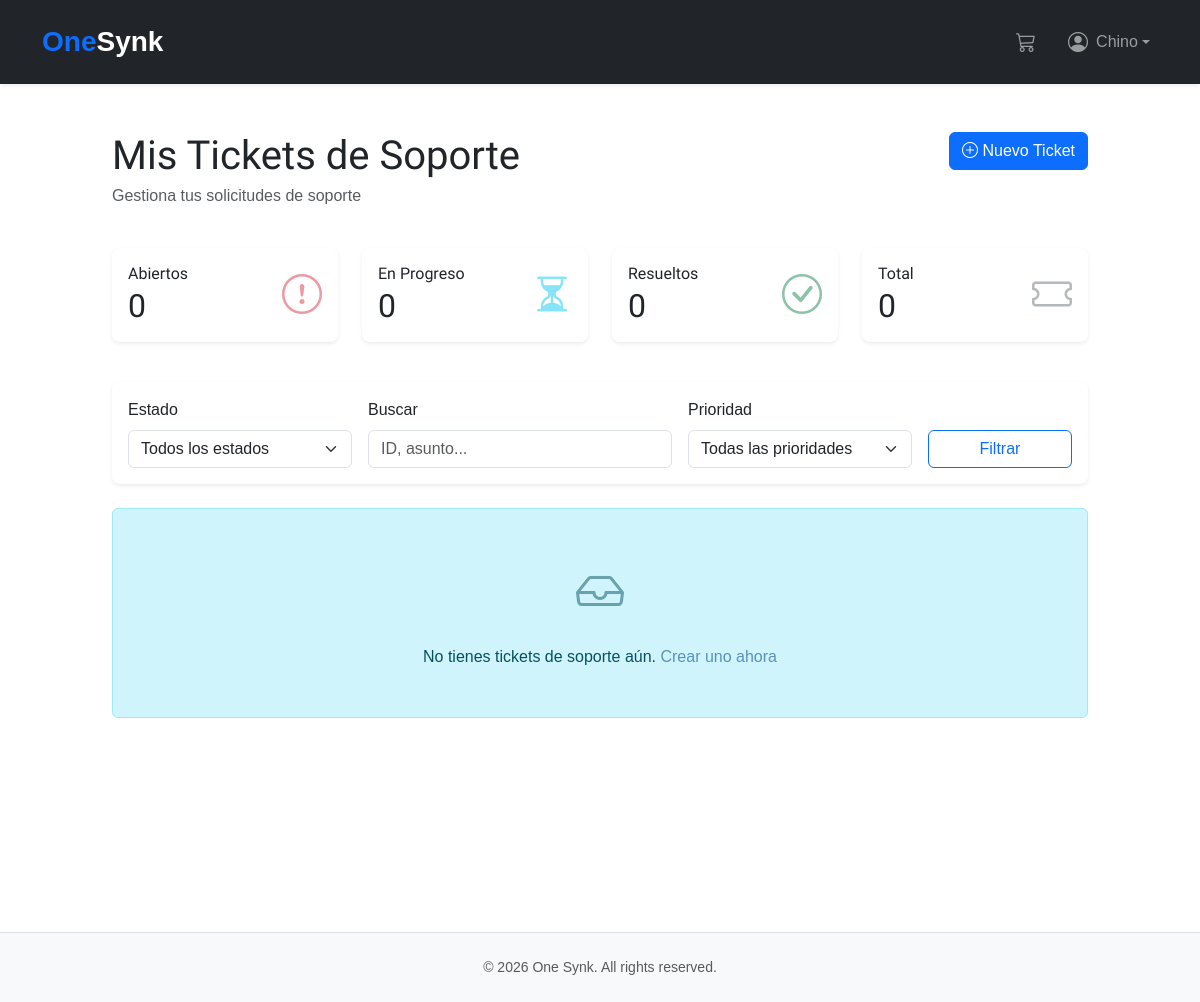
Page /support/ (signed in) on the earlier database version.
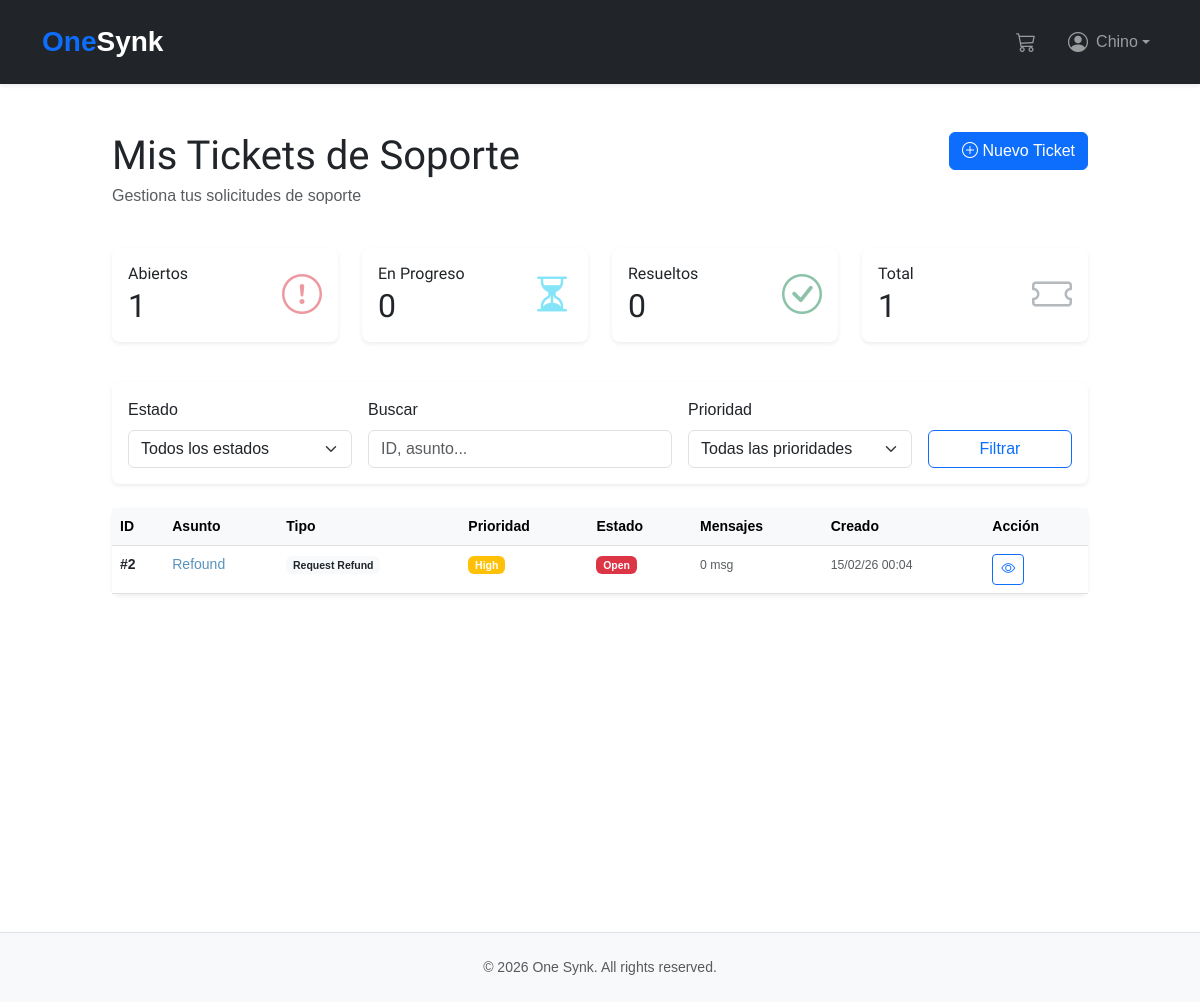
Same page on the later database version.
### support/models.py (models this page shows, shortened)
class SupportTicket(models.Model):
    class IssueType(models.TextChoices):
        CLARIFICATION = "clarification", _("Request Clarification")
        PROBLEM = "problem", _("Report a Problem")
        CONTACT = "contact", _("Contact Support")
        REFUND = "refund", _("Request Refund")
        OTHER = "other", _("Other")
    class Status(models.TextChoices):
        OPEN = "open", _("Open")
        IN_PROGRESS = "in_progress", _("In Progress")
        WAITING_CUSTOMER = "waiting_customer", _("Waiting for Customer")
        RESOLVED = "resolved", _("Resolved")
        CLOSED = "closed", _("Closed")
    class Priority(models.TextChoices):
        LOW = "low", _("Low")
        MEDIUM = "medium", _("Medium")
        HIGH = "high", _("High")
        URGENT = "urgent", _("Urgent")
    user = models.ForeignKey(
        CustomUser,
        on_delete=models.CASCADE,
        related_name="support_tickets",
        verbose_name=_("user"),
    )
    order = models.ForeignKey(
        Order,
        on_delete=models.SET_NULL,
        null=True,
        blank=True,
        related_name="support_tickets",
        verbose_name=_("related order"),
    )
    issue_type = models.CharField(
        max_length=20,
        choices=IssueType.choices,
        default=IssueType.CONTACT,
        verbose_name=_("issue type"),
    )
    subject = models.CharField(max_length=255, verbose_name=_("subject"))
    message = models.TextField(verbose_name=_("detailed description"))
    status = models.CharField(
        max_length=20,
        choices=Status.choices,
        default=Status.OPEN,
        verbose_name=_("status"),
    )
    priority = models.CharField(
        max_length=20,
        choices=Priority.choices,
        default=Priority.MEDIUM,
        verbose_name=_("priority"),
    )
    assigned_to = models.ForeignKey(
        CustomUser,
        on_delete=models.SET_NULL,
        null=True,
        blank=True,
        related_name="assigned_tickets",
        verbose_name=_("assigned staff"),
    )
    created_at = models.DateTimeField(auto_now_add=True)
    updated_at = models.DateTimeField(auto_now=True)
    resolved_at = models.DateTimeField(
        null=True, blank=True, verbose_name=_("resolved at")
    )
    objects = SupportTicketManager()
    class Meta:
        verbose_name = _("Support Ticket")
        verbose_name_plural = _("Support Tickets")
        ordering = ["-created_at"]
        indexes = [
            models.Index(fields=["user", "-created_at"]),
            models.Index(fields=["status", "-created_at"]),
        ]
    def get_status_color(self):
        colors = {
            self.Status.OPEN: "danger",
            self.Status.IN_PROGRESS: "info",
            self.Status.WAITING_CUSTOMER: "warning",
            self.Status.RESOLVED: "success",
            self.Status.CLOSED: "secondary",
        }
        return colors.get(self.status, "secondary")

### support/views.py (the view)
# urls.py: path("", views.ticket_list, name="ticket_list"),
@login_required
@require_http_methods(["GET"])
def ticket_list(request):
    tickets = request.user.support_tickets.select_related("order", "assigned_to").order_by("-created_at")
    status_filter = request.GET.get("status")
    if status_filter:
        tickets = tickets.filter(status=status_filter)
    paginator = Paginator(tickets, 10)
    page_number = request.GET.get("page")
    page_obj = paginator.get_page(page_number)
    stats = {
        "open": request.user.support_tickets.filter(status="open").count(),
        "in_progress": request.user.support_tickets.filter(
            status="in_progress"
        ).count(),
        "resolved": request.user.support_tickets.filter(status="resolved").count(),
        "total": request.user.support_tickets.count(),
    }
    context = {
        "tickets": page_obj,
        "stats": stats,
        "current_status": status_filter,
        "page_title": _("My Support Tickets"),
    }
    return render(request, "support/ticket_list.html", context)

### cart/cart.py (called while the page is built)
    def __len__(self):
        return sum(item["quantity"] for item in self.cart.values())

### cart/context_processors.py (called while the page is built)
def cart(request):
    return {"cart": Cart(request)}

### support/managers.py (called while the page is built)
    def get_queryset(self):
        return SupportTicketQuerySet(self.model, using=self._db)

### support/templates/support/ticket_list.html (shortened to what the changed rows need)
{% extends 'shop/base.html' %}
{% load static %}
{% block content %}
<div class="container py-5">
    <div class="row mb-4">
        <div class="col-md-8">
            <h1 class="mb-1">Mis Tickets de Soporte</h1>
        </div>
    </div>
    <div class="row mb-4">
        <div class="col-md-3 mb-3">
            <div class="card border-0 shadow-sm">
                <div class="card-body">
                    <div class="d-flex align-items-center">
                        <div class="flex-grow-1">
                            <h6 class="card-title mb-1">Abiertos</h6>
                            <h2 class="mb-0">{{ stats.open }}</h2>
                        </div>
                    </div>
                </div>
            </div>
        </div>
        <div class="col-md-3 mb-3">
            <div class="card border-0 shadow-sm">
                <div class="card-body">
                    <div class="d-flex align-items-center">
                        <div class="flex-grow-1">
                            <h2 class="mb-0">{{ stats.in_progress }}</h2>
                        </div>
                    </div>
                </div>
            </div>
        </div>
        <div class="col-md-3 mb-3">
            <div class="card border-0 shadow-sm">
                <div class="card-body">
                    <div class="d-flex align-items-center">
                        <div class="flex-grow-1">
                            <h2 class="mb-0">{{ stats.resolved }}</h2>
                        </div>
                    </div>
                </div>
            </div>
        </div>
        <div class="col-md-3 mb-3">
            <div class="card border-0 shadow-sm">
                <div class="card-body">
                    <div class="d-flex align-items-center">
                        <div class="flex-grow-1">
                            <h6 class="card-title mb-1">Total</h6>
                            <h2 class="mb-0">{{ stats.total }}</h2>
                        </div>
                    </div>
                </div>
            </div>
        </div>
    </div>
    {% if tickets %}
        <div class="card border-0 shadow-sm">
            <div class="table-responsive">
                <table class="table table-hover mb-0">
                    <thead class="table-light">
                        <tr>
                            <th>ID</th>
                            <th>Asunto</th>
                            <th>Tipo</th>
                            <th>Prioridad</th>
                            <th>Estado</th>
                            <th>Mensajes</th>
                            <th>Creado</th>
                            <th>Acción</th>
                        </tr>
                    </thead>
                    <tbody>
                        {% for ticket in tickets %}
                            <tr>
                                <td>
                                    <strong>#{{ ticket.id }}</strong>
                                </td>
                                <td>
                                    <a href="{% url 'support:ticket_detail' ticket.id %}" class="text-decoration-none">
                                        {{ ticket.subject|truncatewords:5 }}
                                    </a>
                                </td>
                                <td>
                                    <span class="badge bg-light text-dark">
                                        {{ ticket.get_issue_type_display }}
                                    </span>
                                </td>
                                <td>
                                    {% with priority_class=ticket.priority %}
                                        {% if priority_class == 'urgent' %}
                                            <span class="badge bg-danger">{{ ticket.get_priority_display }}</span>
                                        {% elif priority_class == 'high' %}
                                            <span class="badge bg-warning">{{ ticket.get_priority_display }}</span>
                                        {% elif priority_class == 'medium' %}
                                            <span class="badge bg-info">{{ ticket.get_priority_display }}</span>
                                        {% else %}
                                            <span class="badge bg-success">{{ ticket.get_priority_display }}</span>
                                        {% endif %}
                                    {% endwith %}
                                </td>
                                <td>
                                    <span class="badge bg-{{ ticket.get_status_color }}">
                                        {{ ticket.get_status_display }}
                                    </span>
                                </td>
                                <td>
                                    <small class="text-muted">{{ ticket.messages.count }} msg</small>
                                </td>
                                <td>
                                    <small class="text-muted">{{ ticket.created_at|date:"d/m/y H:i" }}</small>
                                </td>
                                <td>
                                    <a href="{% url 'support:ticket_detail' ticket.id %}" class="btn btn-sm btn-outline-primary">
                                        <i class="bi bi-eye"></i>
                                    </a>
                                </td>
                            </tr>
                        {% endfor %}
                    </tbody>
                </table>
            </div>
        </div>
    {% else %}
        <div class="alert alert-info text-center py-5">
            <i class="bi bi-inbox" style="font-size: 3rem; opacity: 0.5;"></i>
            <p class="mt-3 mb-0">
                No tienes tickets de soporte aún.
                <a href="{% url 'support:ticket_create' %}">Crear uno ahora</a>
            </p>
        </div>
    {% endif %}
</div>
{% endblock %}

Differences in the rows shown:
added SupportTicket: id "2", subject "Refound", issue_type "Request Refund", priority "High", status "Open", messages.count "0", created_at "15/02/26 00:04"
Other differences:
{{ stats.open }}: "0" → "1"
{{ stats.total }}: "0" → "1"
text no longer shown: "No tienes tickets de soporte aún. Crear uno ahora"
text now shown: "ID Asunto Tipo Prioridad Estado Mensajes Creado Acción"
